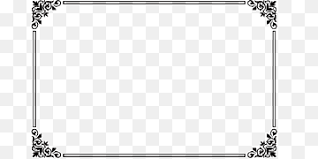
#> input picture Assets/images.png, 318 x 159 px
$ python Show-Circles-DrawLines-Between-them.py
#> lines starting #> are read from the running program, lines starting #| are printed output that depends on the picture; after the words box and inside, x2 and y2 are one past the last pixel; in counts of white or black regions, pixels touching at a corner belong together
import cv2
import numpy as np

img = cv2.imread('Assets/images.png',1)
#> img is the input picture: shape (159, 318, 3); mean B, G, R 238.4, 238.4, 238.5
img = cv2.resize(img,(0,0),fx=2,fy=2)
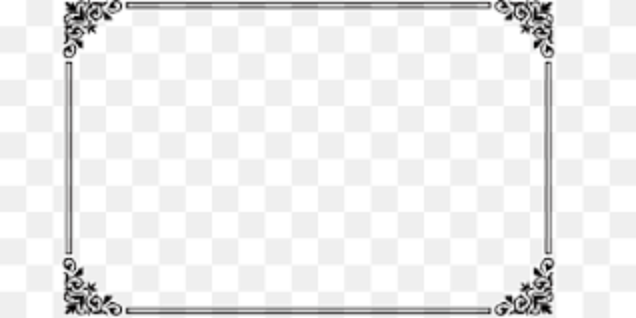
#> img: shape (318, 636, 3); mean B, G, R 238.4, 238.4, 238.5
gray = cv2.cvtColor(img,cv2.COLOR_BGR2GRAY)
corners = cv2.goodFeaturesToTrack(gray,100,0.01,10)
#> corners = 77 rows, first 8: [547, 269], [547, 46], [535, 46], [535, 269], [110, 309], [66, 3], [550, 3], [550, 312]
corners = np.int0(corners)
for corner in corners:
    x, y = corner.ravel()
    cv2.circle(img,(x,y),5,(255,0,0),-1)
#> this loop made 77 passes
#> (x, y) on passes 1 to 12: (547, 269), (547, 46), (535, 46), (535, 269), (110, 309), (66, 3), (550, 3), (550, 312), (506, 309), (66, 312), (77, 31), (110, 6)
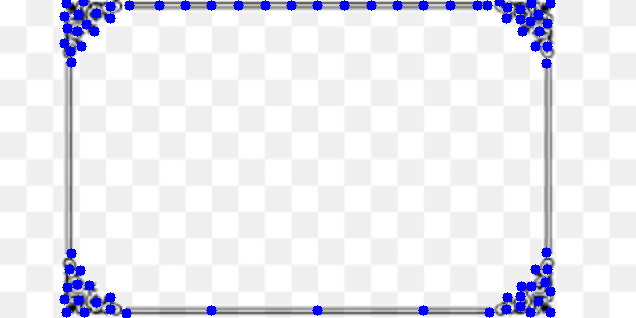
#> img: shape (318, 636, 3); 3.04% of pixels changed, all inside (x1, y1, x2, y2) = (59, 0, 556, 318)

for i in range(len(corners)):
    for j in range(i+1,len(corners)):
        corner1 = tuple(corners[i][0])
        corner2 = tuple(corners[j][0])
        color = tuple(map(lambda x: int(x),np.random.randint(0,255,size = 3)))
        cv2.line(img,corner1,corner2,color,1)
#> this loop made 77 passes
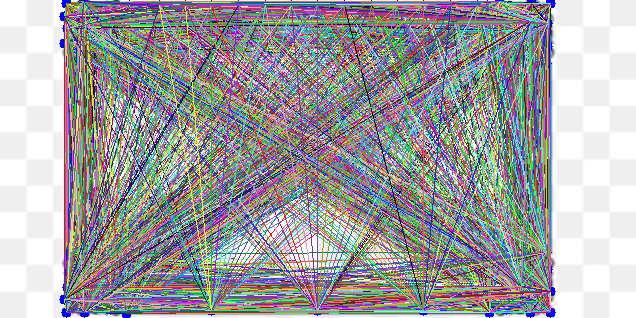
#> img: shape (318, 636, 3); mean B, G, R 164.1, 161.3, 162
#print(corners)
cv2.imshow('Image',img)
cv2.waitKey(0)
cv2.destroyAllWindows
